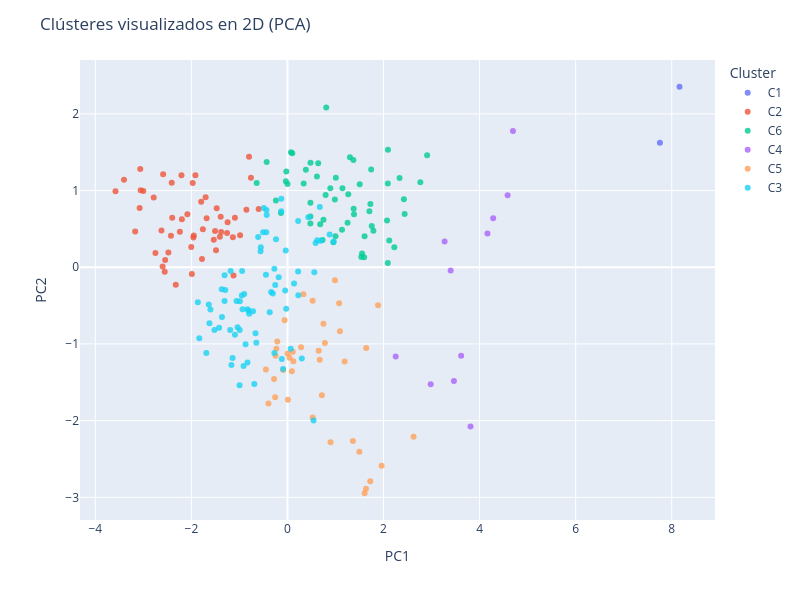

Notebook code for this chart:
### Markdown cell above
<div style="background-color: #edf1f8; border-color: #264CC7; border-left: 5px solid #264CC7; padding: 0.5em;">
<strong>Ejercicio:</strong><br>
Calcula la métrica de la silueta para los grupos obtenidos. ¿Qué tan buenos te parecen los grupos?
</div>

### Code cell
# Realizo un PCA
pca = PCA(n_components=2)
X_pca = pca.fit_transform(X)

# Crear un DataFrame para graficar fácilmente
df_pca = pd.DataFrame(X_pca, columns=['PC1', 'PC2'])
df_pca['jugador'] = data['jugador'].values
df_pca['Cluster'] = data['Cluster'].values

# Crear el scatterplot interactivo con Plotly Express
fig = px.scatter(
    df_pca, 
    x='PC1', 
    y='PC2', 
    color='Cluster',
    hover_data=['jugador'],  # Mostrará 'jugador'
)

# Personalizar apariencia
fig.update_traces(marker=dict(opacity=0.8))
fig.update_layout(
    title='Clústeres visualizados en 2D (PCA)',
    width=800,
    height=600,
)

fig.show()

### Figure 1 — Plotly figure (JSON) as saved in the notebook; plotly's stock layout.template omitted (floating-point values rounded to 4 significant figures)
{"data": [{"customdata": [["Lionel Messi"], ["Cristiano Ronaldo"]], "hovertemplate": "Cluster=C1<br>PC1=%{x}<br>PC2=%{y}<br>jugador=%{customdata[0]}<extra></extra>", "legendgroup": "C1", "marker": {"color": "#636efa", "opacity": 0.8, "symbol": "circle"}, "mode": "markers", "name": "C1", "orientation": "v", "showlegend": true, "type": "scatter", "x": [8.162, 7.754], "xaxis": "x", "y": [2.353, 1.624], "yaxis": "y"}, {"customdata": [["Zinedine Zidane"], ["Ronaldo Nazário"], ["Erling Haaland"], ["Pavel Nedvěd"], ["Jude Bellingham"], ["Pedri González"], ["Frenkie de Jong"], ["Martin Ødegaard"], ["Declan Rice"], ["Trent Alexander-Arnold"], ["Alphonso Davies"], ["Lilian Thuram"], ["Emiliano Martínez"], ["Ruud van Nistelrooy"], ["Victor Osimhen"], ["Lautaro Martínez"], ["Julián Álvarez"], ["Lamine Yamal"], ["Bukayo Saka"], ["Jamal Musiala"], ["Florian Wirtz"], ["Cole Palmer"], ["Khvicha Kvaratskhelia"], ["Filippo Inzaghi"], ["Hidetoshi Nakata"], ["Jay-Jay Okocha"], ["Asamoah Gyan"], ["Luis Díaz"], ["Adriano Leite"], ["Enzo Fernández"], ["Alexis Mac Allister"], ["Rodrygo Goes"], ["Rafael Leão"], ["Theo Hernández"], ["Nicolò Barella"], ["Mikel Oyarzabal"], ["Nico Williams"], ["William Saliba"], ["Alessandro Bastoni"], ["Joško Gvardiol"], ["Aurélien Tchouaméni"], ["Eduardo Camavinga"], ["Ousmane Dembélé"], ["Serge Gnabry"], ["Marco Asensio"], ["Rui Costa"], ["Luís Figo"], ["Michael Owen"], ["Alan Shearer"], ["Hernán Crespo"], ["Gabriel Batistuta"]], "hovertemplate": "Cluster=C2<br>PC1=%{x}<br>PC2=%{y}<br>jugador=%{customdata[0]}<extra></extra>", "legendgroup": "C2", "marker": {"color": "#EF553B", "opacity": 0.8, "symbol": "circle"}, "mode": "markers", "name": "C2", "orientation": "v", "showlegend": true, "type": "scatter", "x": [-1.958, -1.39, -0.7997, -1.381, -2.083, -2.623, -1.779, -1.473, -2.003, -1.534, -1.99, -2.325, -2.555, -0.7602, -2.207, -0.8545, -1.507, -3.403, -1.916, -2.399, -2.588, -3.056, -2.409, -1.761, -3.078, -2.785, -0.5996, -1.258, -1.683, -2.425, -2.24, -1.407, -1.973, -1.951, -1.487, -1.703, -3.001, -3.17, -2.479, -2.748, -2.546, -2.599, -1.094, -0.9859, -1.123, -2.198, -1.136, -1.796, -3.065, -1.246, -3.58], "xaxis": "x", "y": [0.3862, 0.6596, 1.441, 0.4585, 0.6902, 0.4793, 0.1073, 0.7696, 0.2638, 0.3598, -0.08666, -0.2291, -0.05889, 1.165, 1.199, 0.7506, 0.4723, 1.14, 1.2, 0.645, 1.213, 1.004, 1.102, 0.4941, 0.7715, 0.9108, 0.7609, 0.4472, 0.64, 0.4109, 0.4626, 0.3985, 1.099, 0.4127, 0.2222, 0.9132, 0.9945, 0.4672, 0.1912, 0.1857, 0.09362, 0.008565, 0.6453, 0.4159, -0.1062, 0.6253, 0.391, 0.855, 1.28, 0.5871, 0.9898], "yaxis": "y"}, {"customdata": [["Ronaldinho Gaúcho"], ["Thierry Henry"], ["Kaká"], ["Kevin De Bruyne"], ["Neymar Jr"], ["Kylian Mbappé"], ["Mohamed Salah"], ["Steven Gerrard"], ["Frank Lampard"], ["Cesc Fàbregas"], ["David Silva"], ["Mesut Özil"], ["Arjen Robben"], ["Franck Ribéry"], ["Bruno Fernandes"], ["Wayne Rooney"], ["Samuel Eto'o"], ["Didier Drogba"], ["Sergio Agüero"], ["Harry Kane"], ["Antoine Griezmann"], ["David Villa"], ["Fernando Torres"], ["Miroslav Klose"], ["Robin van Persie"], ["Edinson Cavani"], ["Radamel Falcao"], ["Carlos Tevez"], ["Gonzalo Higuaín"], ["Alexis Sánchez"], ["Son Heung-min"], ["Pierre-Emerick Aubameyang"], ["Francesco Totti"], ["Antonio Di Natale"], ["Ciro Immobile"], ["Jamie Vardy"], ["Dimitri Payet"], ["Olivier Giroud"], ["Paolo Guerrero"], ["Juan Arango"], ["Enner Valencia"], ["Diego Forlán"], ["Hulk"], ["Dries Mertens"], ["Lorenzo Insigne"], ["Marek Hamšík"], ["Edin Džeko"], ["Henrikh Mkhitaryan"], ["Dušan Tadić"], ["Christian Eriksen"], ["Marco Reus"], ["Juan Mata"], ["Santi Cazorla"], ["Nani"], ["Ricardo Quaresma"], ["Diego Milito"]], "hovertemplate": "Cluster=C6<br>PC1=%{x}<br>PC2=%{y}<br>jugador=%{customdata[0]}<extra></extra>", "legendgroup": "C6", "marker": {"color": "#00cc96", "opacity": 0.8, "symbol": "circle"}, "mode": "markers", "name": "C6", "orientation": "v", "showlegend": true, "type": "scatter", "x": [1.007, 2.09, 0.987, 2.44, 2.907, 1.3, 1.742, 1.251, 2.073, 1.789, 2.089, 0.8925, 1.537, 1.606, 0.3382, 2.424, 1.755, 1.379, 1.706, 0.8067, 1.504, 1.727, 1.135, 1.145, 0.3828, 2.224, 0.4781, 1.553, 1.266, 2.119, 0.6394, 0.6135, 0.1009, -0.4331, -0.02354, -0.6405, 0.4802, 1.386, 0.9554, 0.0009843, -0.1358, 0.478, 2.766, 1.373, -0.03275, 0.6815, 2.333, 1.596, 2.092, 0.7945, 0.07304, 0.75, 0.4769, 1.0, 0.7305, -0.2406], "xaxis": "x", "y": [1.166, 1.09, 0.8832, 0.6947, 1.461, 1.436, 1.274, 0.5786, 0.6098, 0.4755, 0.05393, 1.031, 0.1341, 0.4052, 1.092, 0.8859, 0.5361, 0.7632, 0.729, 2.082, 1.082, 0.8232, 0.4872, 1.03, 1.27, 0.2612, 0.6619, 0.1779, 0.9533, 0.3498, 1.357, 1.182, 1.487, 1.372, 1.249, 1.099, 1.364, 0.6894, 0.3248, 1.086, 0.7065, 0.8394, 1.108, 1.4, 1.122, 0.562, 1.163, 0.1315, 1.533, 0.9416, 1.5, 0.6185, 0.5695, 0.4044, 0.3543, 0.8689], "yaxis": "y"}, {"customdata": [["Andrés Iniesta"], ["Xavi Hernández"], ["Luka Modrić"], ["Karim Benzema"], ["Robert Lewandowski"], ["Zlatan Ibrahimović"], ["Luis Suárez"], ["Toni Kroos"], ["Thomas Müller"], ["Dani Alves"], ["Ángel Di María"]], "hovertemplate": "Cluster=C4<br>PC1=%{x}<br>PC2=%{y}<br>jugador=%{customdata[0]}<extra></extra>", "legendgroup": "C4", "marker": {"color": "#ab63fa", "opacity": 0.8, "symbol": "circle"}, "mode": "markers", "name": "C4", "orientation": "v", "showlegend": true, "type": "scatter", "x": [2.982, 3.616, 3.466, 4.164, 4.583, 4.283, 4.695, 2.253, 3.271, 3.81, 3.398], "xaxis": "x", "y": [-1.524, -1.153, -1.485, 0.4402, 0.9396, 0.6388, 1.777, -1.164, 0.3345, -2.076, -0.04354], "yaxis": "y"}, {"customdata": [["Manuel Neuer"], ["Sergio Ramos"], ["Gianluigi Buffon"], ["Sergio Busquets"], ["Andrea Pirlo"], ["Xabi Alonso"], ["Bastian Schweinsteiger"], ["Yaya Touré"], ["İlkay Gündoğan"], ["Casemiro"], ["Philipp Lahm"], ["Marcelo Vieira"], ["Carles Puyol"], ["Gerard Piqué"], ["Giorgio Chiellini"], ["Leonardo Bonucci"], ["Thiago Silva"], ["Pepe"], ["Marquinhos"], ["David Alaba"], ["Kyle Walker"], ["Jordi Alba"], ["Ashley Cole"], ["Patrice Evra"], ["Javier Zanetti"], ["Iker Casillas"], ["Thibaut Courtois"], ["Keylor Navas"], ["Arturo Vidal"], ["Seydou Keita"], ["Rafael Márquez"], ["Everton Ribeiro"], ["Ivan Rakitić"], ["Mats Hummels"], ["Jérôme Boateng"], ["Javier Mascherano"], ["Esteban Cambiasso"], ["Lúcio"]], "hovertemplate": "Cluster=C5<br>PC1=%{x}<br>PC2=%{y}<br>jugador=%{customdata[0]}<extra></extra>", "legendgroup": "C5", "marker": {"color": "#FFA15A", "opacity": 0.8, "symbol": "circle"}, "mode": "markers", "name": "C5", "orientation": "v", "showlegend": true, "type": "scatter", "x": [1.606, 2.626, 1.635, 1.96, 1.076, 0.7795, 1.092, 0.3329, 0.5238, 0.1117, 0.6718, 1.191, -0.2784, 0.8972, 0.09225, -0.08904, 1.363, 1.497, 0.00955, 0.716, 0.002716, 0.7491, 0.2831, 0.1231, -0.2305, 1.724, -0.2571, -0.396, 1.639, -0.05988, 0.04313, 0.9889, 1.887, -0.2119, -0.4487, 0.5252, 0.6505, -0.2458], "xaxis": "x", "y": [-2.947, -2.21, -2.888, -2.588, -0.4697, -0.9894, -0.8342, -0.3536, -0.4376, -1.102, -1.207, -1.229, -1.456, -2.283, -1.356, -1.341, -2.264, -2.406, -1.728, -1.668, -1.125, -0.7356, -1.043, -1.227, -1.062, -2.79, -1.694, -1.776, -1.055, -0.6923, -1.182, -0.1705, -0.4942, -0.9676, -1.334, -1.96, -1.09, -1.154], "yaxis": "y"}, {"customdata": [["Rodri Hernández"], ["Vinícius Júnior"], ["Paul Scholes"], ["Patrick Vieira"], ["Claude Makélélé"], ["N'Golo Kanté"], ["Wesley Sneijder"], ["Juan Román Riquelme"], ["Michael Ballack"], ["Thiago Alcántara"], ["Marco Verratti"], ["Federico Valverde"], ["Joshua Kimmich"], ["Bernardo Silva"], ["Jorginho"], ["Paolo Maldini"], ["Cafu"], ["Roberto Carlos"], ["Virgil van Dijk"], ["Fabio Cannavaro"], ["Alessandro Nesta"], ["John Terry"], ["Rio Ferdinand"], ["Nemanja Vidić"], ["Diego Godín"], ["Rúben Dias"], ["Antonio Rüdiger"], ["Achraf Hakimi"], ["Andrew Robertson"], ["Raphaël Varane"], ["Vincent Kompany"], ["Petr Čech"], ["Alisson Becker"], ["Ederson Moraes"], ["Jan Oblak"], ["Marc-André ter Stegen"], ["Edwin van der Sar"], ["Oliver Kahn"], ["Víctor Valdés"], ["Hugo Lloris"], ["Gianluigi Donnarumma"], ["Samir Handanović"], ["Gareth Bale"], ["Raúl González"], ["Sadio Mané"], ["Riyad Mahrez"], ["Alessandro Del Piero"], ["Daniele De Rossi"], ["Park Ji-sung"], ["Keisuke Honda"], ["Shinji Kagawa"], ["Michael Essien"], ["Andrés Guardado"], ["Claudio Pizarro"], ["Antonio Valencia"], ["James Rodríguez"], ["Giorgian de Arrascaeta"], ["Hakan Çalhanoğlu"], ["granit Xhaka"], ["Granit Xhaka"], ["Kalidou Koulibaly"], ["Mario Mandžukić"], ["Koke Resurrección"], ["Saúl Ñíguez"], ["Dani Carvajal"], ["Nacho Fernández"], ["Kingsley Coman"], ["Leroy Sané"], ["Sami Khedira"], ["Isco Alarcón"], ["Deco"], ["David Beckham"], ["Juan Sebastián Verón"], ["Pablo Aimar"], ["Gilberto Silva"], ["Juninho Pernambucano"]], "hovertemplate": "Cluster=C3<br>PC1=%{x}<br>PC2=%{y}<br>jugador=%{customdata[0]}<extra></extra>", "legendgroup": "C3", "marker": {"color": "#19d3f3", "opacity": 0.8, "symbol": "circle"}, "mode": "markers", "name": "C3", "orientation": "v", "showlegend": true, "type": "scatter", "x": [-0.7155, -0.4316, -0.3697, -0.808, -1.192, -0.7971, 0.9626, -0.129, -0.5542, -0.6648, -0.09122, -1.368, -0.04709, 0.2262, -0.9503, -1.835, -1.865, -0.02591, -0.8312, -1.638, -1.52, 0.2991, -0.872, -1.364, 0.0678, -1.604, -1.039, -1.308, -0.9443, -0.8325, -0.9935, 0.5431, -1.424, -1.143, -1.093, -0.9142, -0.9976, -1.689, -0.69, -0.1177, -1.624, -0.6484, 0.8783, 0.6201, 0.6732, 0.4343, -0.1286, -0.2725, -1.059, -0.442, -0.4372, -0.9907, 0.1373, 0.5858, -0.4475, 0.6918, 0.2224, -0.4924, -0.3395, -0.3053, -1.31, 0.5595, 0.2224, -1.183, -0.2714, -1.167, -0.9007, -0.5084, -0.9356, -0.2547, -0.1826, -0.03581, -0.5599, -0.6101, -1.295, -0.2379], "xaxis": "x", "y": [-0.5723, 0.6821, -0.5877, -0.5662, -0.8171, -0.6075, 0.335, 0.8917, 0.2598, -0.8604, -1.326, -0.288, -0.3033, -0.3655, -0.3686, -0.9243, -0.4576, -0.54, -0.5472, -0.4857, -0.8176, -1.19, -1.006, -0.6499, -1.062, -0.5502, -0.7826, -0.1036, -0.0493, -1.243, -0.8196, -1.997, -0.7898, -1.184, -0.8787, -1.288, -1.539, -1.12, -1.522, -1.195, -0.7291, -0.9857, 0.4262, 0.3503, 0.7865, 0.6525, 0.7297, -0.02121, -0.4399, 0.4559, 0.7454, -0.4421, -0.212, 0.3154, -0.09643, 0.345, 0.6021, 0.7725, -0.3231, -0.3424, -0.4397, -0.0639, -0.05618, -0.04822, -1.119, -1.276, -0.3494, 0.4565, -0.5462, -0.2305, -0.1317, 0.2172, 0.2089, 0.3949, -0.298, 0.3646], "yaxis": "y"}], "layout": {"height": 600, "legend": {"title": {"text": "Cluster"}, "tracegroupgap": 0}, "margin": {"t": 60}, "title": {"text": "Clústeres visualizados en 2D (PCA)"}, "width": 800, "xaxis": {"anchor": "y", "domain": [0, 1], "title": {"text": "PC1"}}, "yaxis": {"anchor": "x", "domain": [0, 1], "title": {"text": "PC2"}}}}
